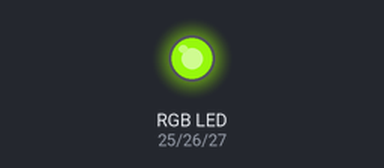
Simulated run of this sketch. Board: ESP32. Shown: an RGB LED mixed from three pins (HIGH = lit).

Above: at 0.05 s.
At 0.6 s:
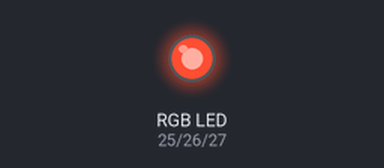
At 0.9 s:
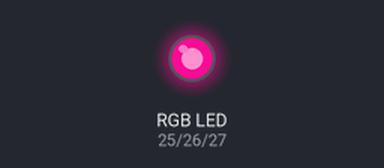
At 1.2 s:
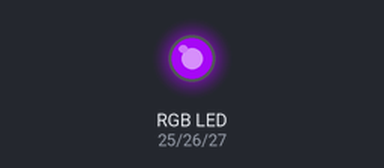
At 1.8 s:
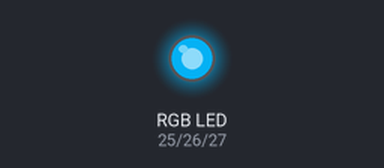
At 2.4 s:
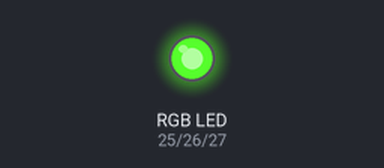
Timing chart, 0 to 5.8 s (numbered marks = the images above):
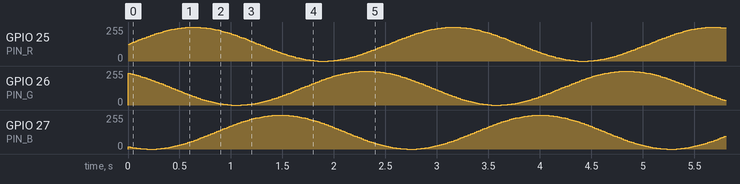

The sketch:

6_transi__o_com_sen_cos.ino
```cpp
#include <math.h>

#define PIN_R 25
#define PIN_G 26
#define PIN_B 27

#define CANAL_R 0
#define CANAL_G 1
#define CANAL_B 2

float angulo = 0.0;

void setup() {
  ledcSetup(CANAL_R, 5000, 8);
  ledcSetup(CANAL_G, 5000, 8);
  ledcSetup(CANAL_B, 5000, 8);

  ledcAttachPin(PIN_R, CANAL_R);
  ledcAttachPin(PIN_G, CANAL_G);
  ledcAttachPin(PIN_B, CANAL_B);
}

void loop() {
  int r = (sin(angulo) * 127.5) + 127.5;
  int g = (sin(angulo + 2.09) * 127.5) + 127.5; // deslocado 120°
  int b = (sin(angulo + 4.18) * 127.5) + 127.5; // deslocado 240°

  ledcWrite(CANAL_R, r);
  ledcWrite(CANAL_G, g);
  ledcWrite(CANAL_B, b);

  angulo += 0.05;
  if (angulo > 2 * PI) {
    angulo = 0;
  }

  delay(20);
}
```
